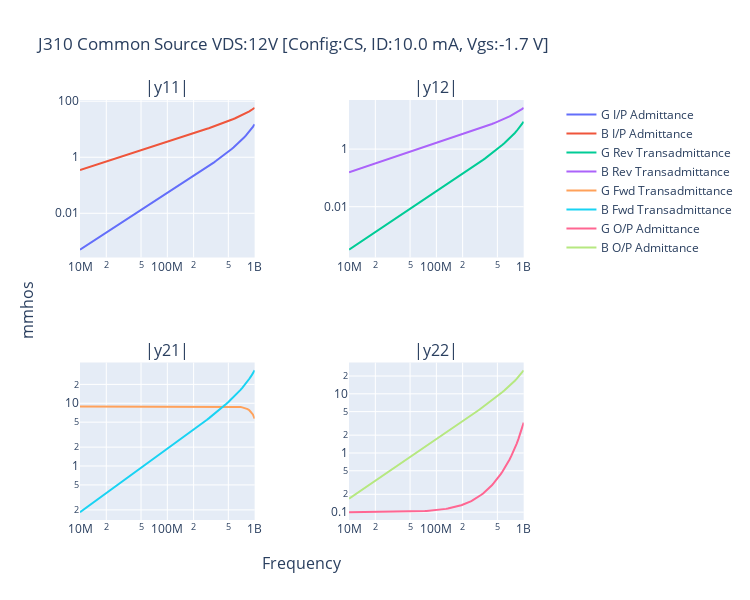

Write notebook code for a chart like this one.
### Code cell
# J310 - Close match to Fairchild datasheet
n = calc_plot_jfet(
    title="J310 Common Source VDS:12V",
    Cdg_pf=2.5,
    Cgs_pf=3.0,
    Cds_pf=0.1,
    L1_nH=1.7,
    L2_nH=1.1,
    L3_nH=1.1,
    R1=4,
    R2=1,
    R3=4,
    Idss_mA=30,
    VgsOff=-3.91,
    config="cs",
    # Vgs=-0.7,
    ID=10 * 10**-3,
    Ffrom=10 * 10**6,
)

n.write_touchstone(
    "J310_CS_12V_ID10mA_nbgen",
    dir="/home/bev/Documents/Radio/QUCS-S/Studies/0010_S_Touchtone_lib",
)
# print(n.write_touchstone("n", dir="/tmp", return_string=True))
